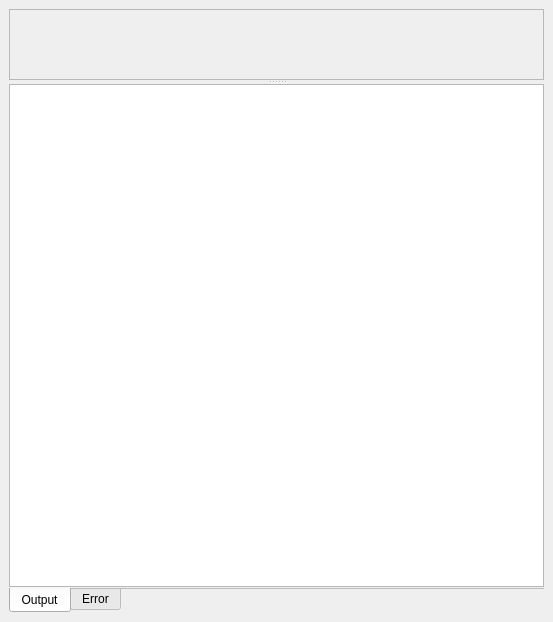
<?xml version="1.0" encoding="UTF-8"?>
<ui version="4.0">
 <class>DocumentWindow</class>
 <widget class="QMainWindow" name="DocumentWindow">
  <property name="geometry">
   <rect>
    <x>0</x>
    <y>0</y>
    <width>553</width>
    <height>622</height>
   </rect>
  </property>
  <property name="windowTitle">
   <string>MainWindow</string>
  </property>
  <widget class="QWidget" name="centralwidget">
   <layout class="QVBoxLayout" name="verticalLayout">
    <item>
     <widget class="QSplitter" name="splitter">
      <property name="orientation">
       <enum>Qt::Vertical</enum>
      </property>
      <widget class="QLineNumberTextEdit" name="edit">
       <property name="sizePolicy">
        <sizepolicy hsizetype="Preferred" vsizetype="Preferred">
         <horstretch>0</horstretch>
         <verstretch>0</verstretch>
        </sizepolicy>
       </property>
       <property name="frameShape">
        <enum>QFrame::StyledPanel</enum>
       </property>
       <property name="frameShadow">
        <enum>QFrame::Raised</enum>
       </property>
      </widget>
      <widget class="QTabWidget" name="tabWidget">
       <property name="sizePolicy">
        <sizepolicy hsizetype="Expanding" vsizetype="Maximum">
         <horstretch>0</horstretch>
         <verstretch>0</verstretch>
        </sizepolicy>
       </property>
       <property name="tabPosition">
        <enum>QTabWidget::South</enum>
       </property>
       <property name="tabShape">
        <enum>QTabWidget::Rounded</enum>
       </property>
       <property name="currentIndex">
        <number>0</number>
       </property>
       <property name="elideMode">
        <enum>Qt::ElideNone</enum>
       </property>
       <property name="usesScrollButtons">
        <bool>true</bool>
       </property>
       <property name="documentMode">
        <bool>true</bool>
       </property>
       <property name="movable">
        <bool>true</bool>
       </property>
       <widget class="QWidget" name="tabOutput">
        <attribute name="title">
         <string>Output</string>
        </attribute>
        <layout class="QVBoxLayout" name="verticalLayout_3">
         <property name="spacing">
          <number>0</number>
         </property>
         <property name="margin">
          <number>0</number>
         </property>
         <item>
          <widget class="QTextEdit" name="txtOutput">
           <property name="sizePolicy">
            <sizepolicy hsizetype="Expanding" vsizetype="Expanding">
             <horstretch>0</horstretch>
             <verstretch>0</verstretch>
            </sizepolicy>
           </property>
          </widget>
         </item>
        </layout>
       </widget>
       <widget class="QWidget" name="tabError">
        <property name="sizePolicy">
         <sizepolicy hsizetype="Preferred" vsizetype="Maximum">
          <horstretch>0</horstretch>
          <verstretch>0</verstretch>
         </sizepolicy>
        </property>
        <attribute name="title">
         <string>Error</string>
        </attribute>
        <layout class="QVBoxLayout" name="verticalLayout_2">
         <property name="spacing">
          <number>0</number>
         </property>
         <property name="margin">
          <number>0</number>
         </property>
         <item>
          <widget class="QTextEdit" name="txtError"/>
         </item>
        </layout>
       </widget>
      </widget>
     </widget>
    </item>
   </layout>
  </widget>
  <widget class="QMenuBar" name="menubar">
   <property name="geometry">
    <rect>
     <x>0</x>
     <y>0</y>
     <width>553</width>
     <height>24</height>
    </rect>
   </property>
  </widget>
 </widget>
 <customwidgets>
  <customwidget>
   <class>QLineNumberTextEdit</class>
   <extends>QFrame</extends>
   <header>QLineNumberTextEdit.h</header>
   <container>1</container>
  </customwidget>
 </customwidgets>
 <resources/>
 <connections/>
</ui>
